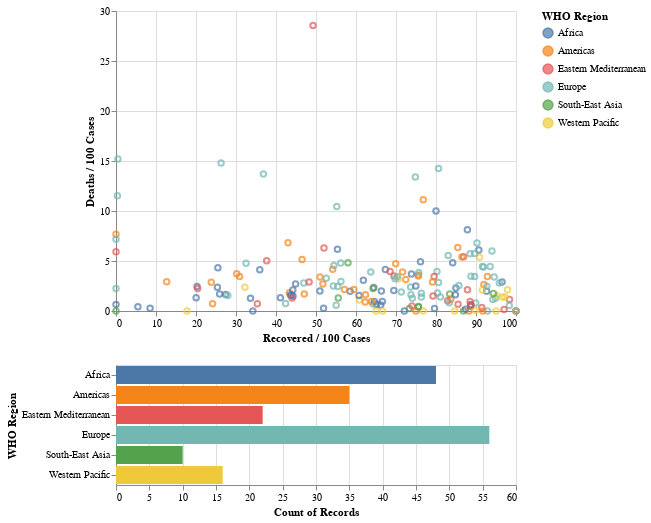

The notebook cell this image was saved under:
### Markdown cell above
Below is an interactive visual that contains the data on the daily rate of death and rate of recovery of countries in a particular region. With this, we can clearly observe which region has above a certain threshold of "Death per 100 cases" or "Recovered per 100 cases".

### Code cell
brush = alt.selection(type='interval')

points = alt.Chart(df).mark_point().encode(
    x='Recovered / 100 Cases:Q',
    y='Deaths / 100 Cases:Q',
    color=alt.condition(brush, 'WHO Region', alt.value('lightgray'))
).add_selection(
    brush
)

bars = alt.Chart(df).mark_bar().encode(
    y='WHO Region:N',
    color='WHO Region:N',
    x='count(WHO Region):Q'
).transform_filter(
    brush
)

points & bars

### Figure 1 — Vega-Lite specification as saved in the notebook (floating-point values rounded to 4 significant figures; data arrays with more than 128 entries replaced by an {"elided": "..."} marker saying what was removed)
{"config": {"view": {"continuousWidth": 400, "continuousHeight": 300}}, "vconcat": [{"mark": "point", "encoding": {"color": {"condition": {"type": "nominal", "field": "WHO Region", "selection": "selector003"}, "value": "lightgray"}, "x": {"type": "quantitative", "field": "Recovered / 100 Cases"}, "y": {"type": "quantitative", "field": "Deaths / 100 Cases"}}, "selection": {"selector003": {"type": "interval"}}}, {"mark": "bar", "encoding": {"color": {"type": "nominal", "field": "WHO Region"}, "x": {"type": "quantitative", "aggregate": "count", "field": "WHO Region"}, "y": {"type": "nominal", "field": "WHO Region"}}, "transform": [{"filter": {"selection": "selector003"}}]}], "data": {"name": "data-e79b48095e3b83ea93996f6561fb9c42"}, "$schema": "https://vega.github.io/schema/vega-lite/v4.8.1.json", "datasets": {"data-e79b48095e3b83ea93996f6561fb9c42": {"elided": "187 records"}}}
